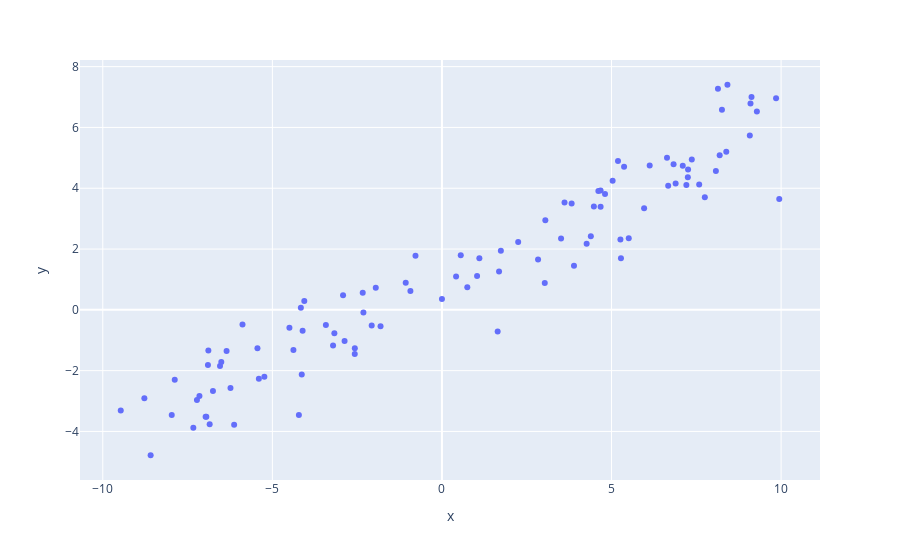

Write notebook code for a chart like this one.
### Code cell
theta = np.array([1, 0.5])
rdata = RegressionDataset(theta, -10, 10)
X, y = rdata.linear(100, 1)
px.scatter(x=X[:,1], y=y)
